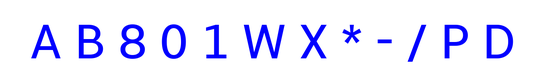
#> input picture alphabet_ext.png, 546 x 84 px, shrunk from 1300 x 200 before the run
$ python main.py
#> lines starting #> are read from the running program, lines starting #| are printed output that depends on the picture; after the words box and inside, x2 and y2 are one past the last pixel; in counts of white or black regions, pixels touching at a corner belong together
import matplotlib.pyplot as plt
import numpy as np
from skimage.measure import label, regionprops

def extractor(region):
    img = region.image.astype(int)
    h, w = img.shape

    area = region.area / (h * w)
    cy, cx = region.centroid_local
    cy /= h
    cx /= w
    eccentricity = region.eccentricity
    aspect_ratio = w / h
    density = region.area / (h * w)

    rows_sum = img.sum(axis=1)
    cols_sum = img.sum(axis=0)

    # Вертикальные/горизонтальные линии внутри символа
    horiz_trans = np.sum(np.diff(rows_sum > 0) != 0) / h
    vert_trans = np.sum(np.diff(cols_sum > 0) != 0) / w

    # Плотность
    top_density = rows_sum[:h//2].sum() / region.area
    bottom_density = rows_sum[h//2:].sum() / region.area
    left_density = cols_sum[:w//2].sum() / region.area
    right_density = cols_sum[w//2:].sum() / region.area

    # Доля черноты в цетре символа
    center_window = img[h//4:3*h//4, w//4:3*w//4]
    center_density = center_window.sum() / region.area

    # Симметрия
    vert_flip = np.flip(img, axis=1)
    horz_flip = np.flip(img, axis=0)
    vert_symmetry = np.sum(img == vert_flip) / (h * w)
    horz_symmetry = np.sum(img == horz_flip) / (h * w)

    return np.array([
        area,
        cy, cx,
        eccentricity,
        aspect_ratio,
        density,
        horiz_trans,
        vert_trans,
        top_density,
        bottom_density,
        left_density,
        right_density,
        center_density,
        vert_symmetry,
        horz_symmetry,
    ])


def euc_dist(v1, v2):
    return ((v1 - v2) ** 2).sum() ** 0.5

def classificator(v, templates):
    result = "_"
    min_dist = 10 ** 16
    for key in templates:
        d = euc_dist(v, templates[key])
        if d < min_dist:
            result = key
            min_dist = d
    return result


alphabet_img = plt.imread("alphabet_ext.png")[:, :, :3]
#> alphabet_img is the input picture: shape (84, 546, 3) float32; mean R, G, B 0.917, 0.917, 1
alphabet_gray = (alphabet_img.mean(axis=2) < 1).astype(int)
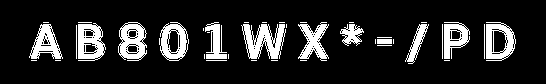
#> alphabet_gray: shape (84, 546) int64; values 0 (black) and 1 (white), 14.6% white; 40 white regions (24 under 20 px)
labeled_alphabet = label(alphabet_gray)
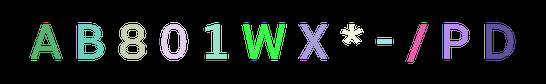
#> labeled_alphabet: shape (84, 546) int64; 41 distinct labels, from 0 to 40; one colour per label, 0 black
alphabet_regions = regionprops(labeled_alphabet)
#> alphabet_regions = 40 regions; largest, box (x1, y1, x2, y2) and area: (241, 24, 286, 59) 909, (118, 22, 147, 61) 698, (78, 23, 106, 61) 696, (486, 22, 516, 61) 663, (160, 22, 189, 61) 618


letters = list("80AB1WX*/PD-")


templates = {key: extractor(region) for key, region in zip(letters, alphabet_regions)}
#> templates = 12 items


symbols_img = plt.imread("symbols.png")[:, :, :3]
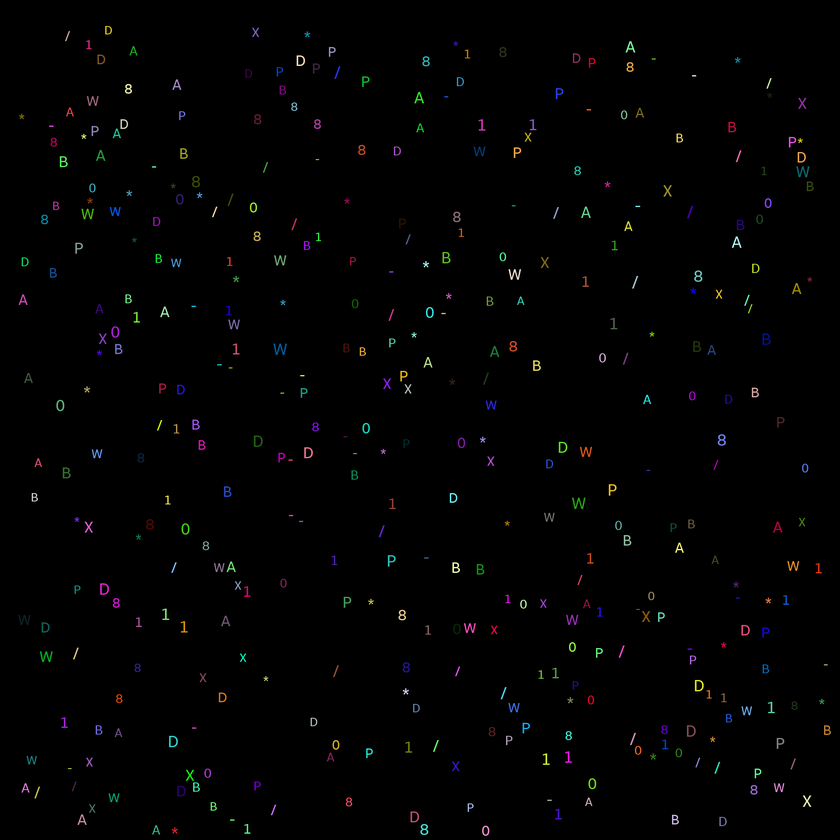
#> input picture symbols.png, 840 x 840 px, shrunk from 2000 x 2000 before the run
#> symbols_img is the input picture: shape (840, 840, 3) float32; mean R, G, B 0.0077, 0.00774, 0.00781
symbols_gray = (symbols_img.mean(axis=2) > 0).astype(int)
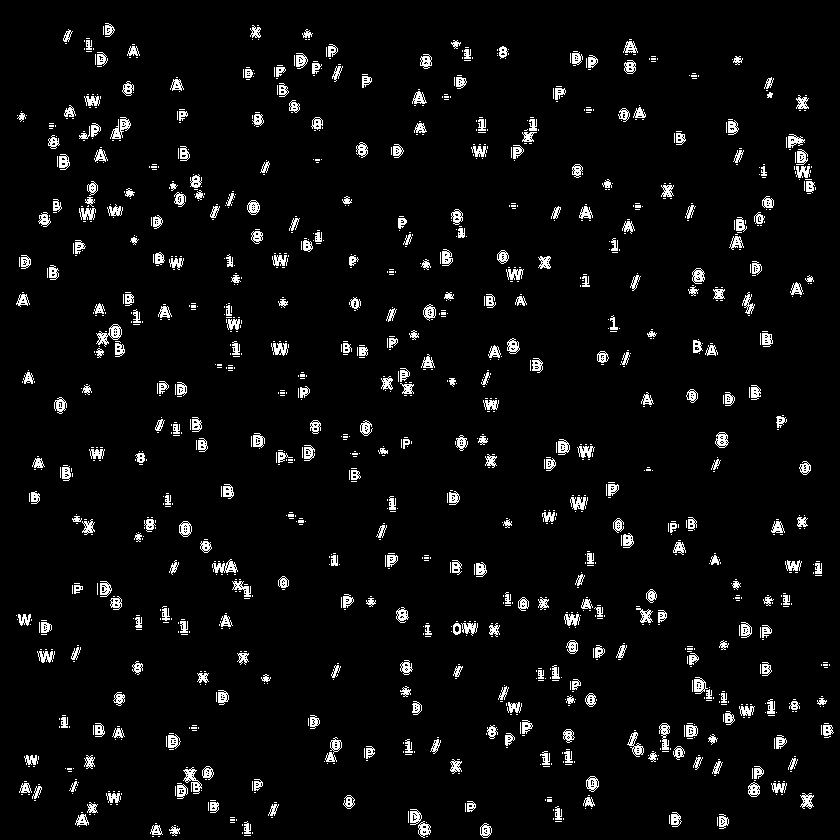
#> symbols_gray: shape (840, 840) int64; values 0 (black) and 1 (white), 4.6% white in thin lines or dots
labeled_symbols = label(symbols_gray)
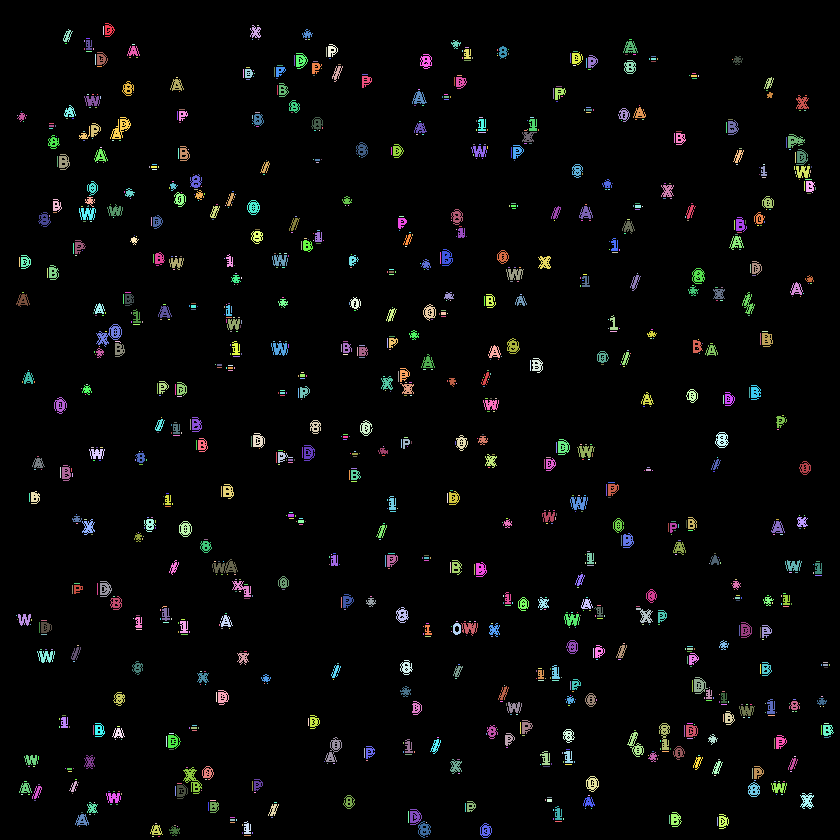
#> labeled_symbols: shape (840, 840) int64; 1355 distinct labels, from 0 to 1354; one colour per label, 0 black
symbols_regions = regionprops(labeled_symbols)
#> symbols_regions = 1354 regions; largest, box (x1, y1, x2, y2) and area: (96, 324, 122, 347) 225, (183, 767, 202, 794) 197, (110, 117, 131, 139) 195, (212, 559, 238, 573) 185, (325, 737, 342, 762) 168


answer = {}
for region in symbols_regions:
    v = extractor(region)
    label = classificator(v, templates)
    answer[label] = answer.get(label, 0) + 1
#> this loop made 1354 passes
#> img in extractor on pass 27: [1, 1]


print("Частотный словарь символов:")
for k in answer:
 print(f"{k}: {answer[k]}")
#> this loop made 7 passes
#| B: 110
#| A: 910
#| 1: 81
#| W: 166
#| P: 33
#| 8: 34
#| /: 20
